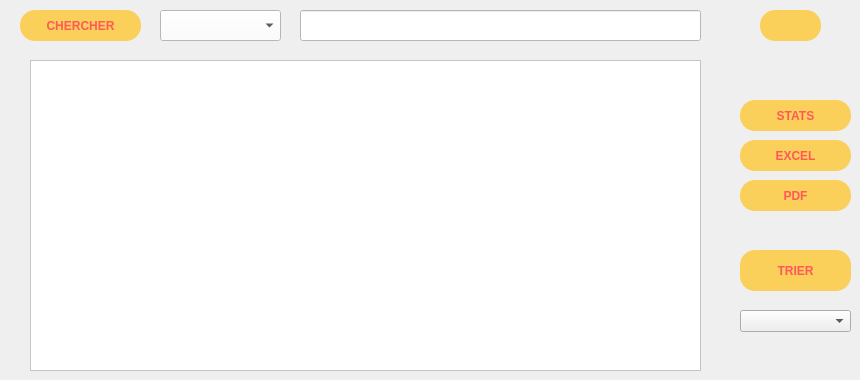
       <widget class="QWidget" name="tab_10">
        <property name="styleSheet">
         <string notr="true"/>
        </property>
        <attribute name="title">
         <string>AFFICHER</string>
        </attribute>
        <widget class="QTableView" name="tab_Mission">
         <property name="geometry">
          <rect>
           <x>30</x>
           <y>60</y>
           <width>671</width>
           <height>311</height>
          </rect>
         </property>
         <property name="styleSheet">
          <string notr="true">background-color:#FFFFFF;</string>
         </property>
        </widget>
        <widget class="QPushButton" name="pushButton_7">
         <property name="geometry">
          <rect>
           <x>740</x>
           <y>180</y>
           <width>111</width>
           <height>31</height>
          </rect>
         </property>
         <property name="styleSheet">
          <string notr="true">QPushButton{
border-radius:15px;
	background:#FACF5A;
	color:#FF5959;
	font-weight : bold;
}
QPushButton:hover
{
		background:#FF5959;
		color:#FACF5A;
		font-weight: bold;
}


</string>
         </property>
         <property name="text">
          <string>PDF</string>
         </property>
         <property name="icon">
          <iconset>
           <normaloff>../../Documents/projet_2a39/feather/file-text.svg</normaloff>../../Documents/projet_2a39/feather/file-text.svg</iconset>
         </property>
        </widget>
        <widget class="QPushButton" name="pushButton_8">
         <property name="geometry">
          <rect>
           <x>740</x>
           <y>100</y>
           <width>111</width>
           <height>31</height>
          </rect>
         </property>
         <property name="styleSheet">
          <string notr="true">QPushButton{
border-radius:15px;
	background:#FACF5A;
	color:#FF5959;
	font-weight : bold;
}
QPushButton:hover
{
		background:#FF5959;
		color:#FACF5A;
		font-weight: bold;
}

</string>
         </property>
         <property name="text">
          <string>STATS</string>
         </property>
         <property name="icon">
          <iconset>
           <normaloff>../../Documents/projet_2a39/feather/bar-chart-2.svg</normaloff>../../Documents/projet_2a39/feather/bar-chart-2.svg</iconset>
         </property>
        </widget>
        <widget class="QPushButton" name="pushButton_10">
         <property name="geometry">
          <rect>
           <x>740</x>
           <y>250</y>
           <width>111</width>
           <height>41</height>
          </rect>
         </property>
         <property name="styleSheet">
          <string notr="true">QPushButton{
border-radius:15px;
	background:#FACF5A;
	color:#FF5959;
	font-weight : bold;
}
QPushButton:hover
{
		background:#FF5959;
		color:#FACF5A;
		font-weight: bold;
}


</string>
         </property>
         <property name="text">
          <string>TRIER</string>
         </property>
         <property name="icon">
          <iconset>
           <normaloff>../../Documents/projet_2a39/feather/align-center.svg</normaloff>../../Documents/projet_2a39/feather/align-center.svg</iconset>
         </property>
        </widget>
        <widget class="QPushButton" name="CHERCHER">
         <property name="geometry">
          <rect>
           <x>20</x>
           <y>10</y>
           <width>121</width>
           <height>31</height>
          </rect>
         </property>
         <property name="styleSheet">
          <string notr="true">QPushButton{
border-radius:15px;
	background:#FACF5A;
	color:#FF5959;
	font-weight : bold;
}
QPushButton:hover
{
		background:#FF5959;
		color:#FACF5A;
		font-weight: bold;
}</string>
         </property>
         <property name="text">
          <string>CHERCHER</string>
         </property>
         <property name="icon">
          <iconset>
           <normaloff>../../Documents/projet_2a39/feather/search.svg</normaloff>../../Documents/projet_2a39/feather/search.svg</iconset>
         </property>
        </widget>
        <widget class="QComboBox" name="comboBox_3">
         <property name="geometry">
          <rect>
           <x>740</x>
           <y>310</y>
           <width>111</width>
           <height>22</height>
          </rect>
         </property>
        </widget>
        <widget class="QComboBox" name="comboBox_cher">
         <property name="geometry">
          <rect>
           <x>160</x>
           <y>10</y>
           <width>121</width>
           <height>31</height>
          </rect>
         </property>
         <property name="styleSheet">
          <string notr="true">background : white;</string>
         </property>
         <property name="duplicatesEnabled">
          <bool>false</bool>
         </property>
         <property name="frame">
          <bool>true</bool>
         </property>
        </widget>
        <widget class="QPushButton" name="pushButton_3">
         <property name="geometry">
          <rect>
           <x>760</x>
           <y>10</y>
           <width>61</width>
           <height>31</height>
          </rect>
         </property>
         <property name="styleSheet">
          <string notr="true">QPushButton{
border-radius:15px;
	background:#FACF5A;
	color:#FF5959;
	font-weight : bold;
}
QPushButton:hover
{
		background:#FF5959;
		color:#FACF5A;
		font-weight: bold;
}</string>
         </property>
         <property name="text">
          <string/>
         </property>
         <property name="icon">
          <iconset>
           <normaloff>../../Documents/feather/refresh-cw.svg</normaloff>../../Documents/feather/refresh-cw.svg</iconset>
         </property>
        </widget>
        <widget class="QPushButton" name="execl">
         <property name="geometry">
          <rect>
           <x>740</x>
           <y>140</y>
           <width>111</width>
           <height>31</height>
          </rect>
         </property>
         <property name="styleSheet">
          <string notr="true">QPushButton{
border-radius:15px;
	background:#FACF5A;
	color:#FF5959;
	font-weight : bold;
}
QPushButton:hover
{
		background:#FF5959;
		color:#FACF5A;
		font-weight: bold;
}</string>
         </property>
         <property name="text">
          <string>EXCEL</string>
         </property>
         <property name="icon">
          <iconset>
           <normaloff>../../Documents/feather/file-plus.svg</normaloff>../../Documents/feather/file-plus.svg</iconset>
         </property>
        </widget>
        <widget class="QLineEdit" name="lineEdit_cher">
         <property name="geometry">
          <rect>
           <x>300</x>
           <y>10</y>
           <width>401</width>
           <height>31</height>
          </rect>
         </property>
         <property name="styleSheet">
          <string notr="true">background-color:#FFFFFF;</string>
         </property>
        </widget>
        <zorder>comboBox_3</zorder>
        <zorder>pushButton_3</zorder>
        <zorder>tab_Mission</zorder>
        <zorder>pushButton_7</zorder>
        <zorder>pushButton_10</zorder>
        <zorder>CHERCHER</zorder>
        <zorder>comboBox_cher</zorder>
        <zorder>execl</zorder>
        <zorder>lineEdit_cher</zorder>
        <zorder>pushButton_8</zorder>
       </widget>
